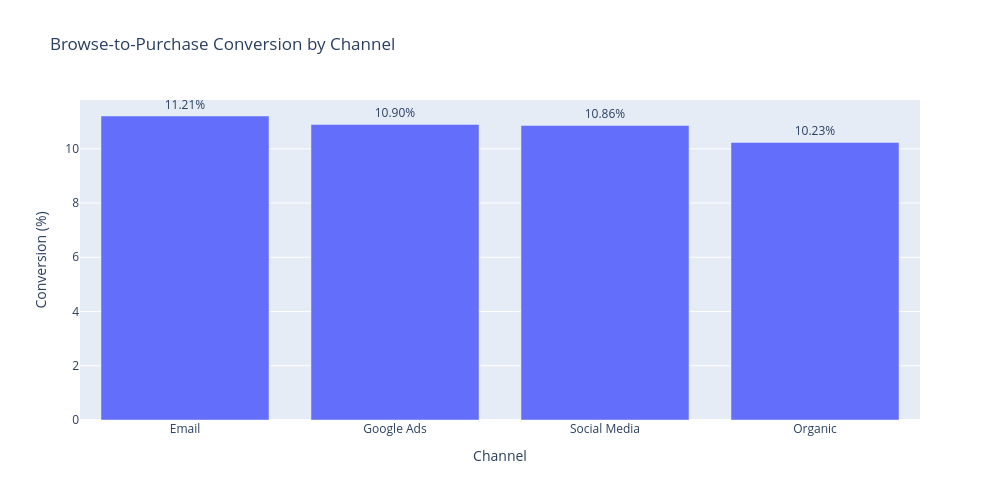

The notebook cell this image was saved under:
### Code cell
# ==========================================
# PLOTLY CHANNEL CONVERSION
# ==========================================

plot_df = (
    channel_funnel['Browse_to_Purchase_%']
    .sort_values(ascending = False)
    .reset_index()
)

fig = px.bar(
    plot_df,
    x = 'Channel',
    y = 'Browse_to_Purchase_%',
    text = 'Browse_to_Purchase_%',
    title = 'Browse-to-Purchase Conversion by Channel'
)

fig.update_traces(
    texttemplate = '%{text:.2f}%',
    textposition = 'outside'
)

fig.update_layout(
    yaxis_title = 'Conversion (%)',
    xaxis_title='Channel',
    width = 1000,
    height = 500
)

fig.show()

### Figure 1 — Plotly figure (JSON) as saved in the notebook; plotly's stock layout.template omitted (floating-point values rounded to 4 significant figures)
{"data": [{"hovertemplate": "Channel=%{x}<br>Browse_to_Purchase_%=%{text}<extra></extra>", "legendgroup": "", "marker": {"color": "#636efa", "pattern": {"shape": ""}}, "name": "", "orientation": "v", "showlegend": false, "text": [11.21, 10.9, 10.86, 10.23], "textposition": "outside", "texttemplate": "%{text:.2f}%", "type": "bar", "x": ["Email", "Google Ads", "Social Media", "Organic"], "xaxis": "x", "y": [11.21, 10.9, 10.86, 10.23], "yaxis": "y"}], "layout": {"barmode": "relative", "height": 500, "legend": {"tracegroupgap": 0}, "title": {"text": "Browse-to-Purchase Conversion by Channel"}, "width": 1000, "xaxis": {"anchor": "y", "domain": [0, 1], "title": {"text": "Channel"}}, "yaxis": {"anchor": "x", "domain": [0, 1], "title": {"text": "Conversion (%)"}}}}
